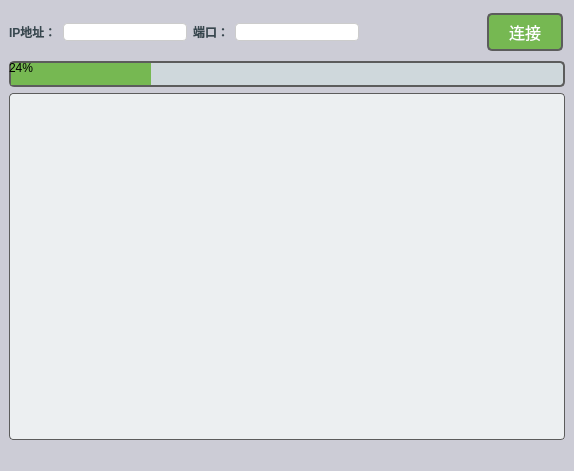
<?xml version="1.0" encoding="UTF-8"?>
<ui version="4.0">
 <class>MainWindow</class>
 <widget class="QMainWindow" name="MainWindow">
  <property name="geometry">
   <rect>
    <x>0</x>
    <y>0</y>
    <width>574</width>
    <height>471</height>
   </rect>
  </property>
  <property name="windowTitle">
   <string>MainWindow</string>
  </property>
  <property name="styleSheet">
   <string notr="true">* {
    background-color: #ccccd6; /* 远山紫背景色 */
	color:black;
}

QPushButton#btn_connect {
    border: 2px solid #5c5c5c;
    border-radius: 5px;
    background-color: #76b852; /* 更亮绿色以提高视觉吸引力 */
    color: white;
    padding: 5px 20px;
    text-align: center;
    text-decoration: none;
    font-size: 16px;
    margin: 4px 2px;
}

QPushButton#btn_connect:hover {
    background-color: #8DC26F; /* 鼠标悬停时的颜色变化 */
}

QLineEdit#lineEdit_port, QLineEdit#lineEdit_ip {
    border: 1px solid #ccc; /* 更细的边框 */
    border-radius: 4px; /* 圆角 */
    padding: 0 8px;
    background: #ffffff;
    selection-background-color: #b0bec5; /* 更柔和的选择背景色 */
	color:black;
}

QLabel#label_port, QLabel#label_ip {
    color: #37474F; /* 更深的字体颜色以提高可读性 */
    font-weight: bold;
}

QProgressBar {
    border: 2px solid #5c5c5c;
    border-radius: 5px;
    background-color: #CFD8DC; /* 更亮的背景色 */
}

QProgressBar::chunk {
    background-color: #76b852; /* 与按钮相同的绿色 */
    width: 20px; /* or whatever you like */
}
QTableView, QTreeView {
  border: 1px solid #5c5c5c;
  background-color: #ECEFF1;
  selection-background-color: #CFD8DC;
  selection-color: #37474F;
  font-family: &quot;Microsoft YaHei&quot;;
  font-size: 14px;
  border-radius: 4px;
color:black;
}

QHeaderView {
  background-color: #CFD8DC;
  border: 1px solid #CFD8DC;
  border-bottom: none;
  font-weight: bold;
  font-family: &quot;Microsoft YaHei&quot;;
  font-size: 12px;
  border-top-left-radius: 4px;
  border-top-right-radius: 4px;
}

QHeaderView::section {
  padding: 4px;
  border-right: 1px solid #CFD8DC;
  background-color: #B0BEC5;
}

QTableView::item, QTreeView::item {
    padding: 4px 8px;
    border-bottom: 1px solid #CFD8DC;
    border-radius: 2px;
 background-color: #6a8372; 
}

/* 鼠标悬停在项上时 */
QTableView::item:hover, QTreeView::item:hover {
    background-color: #a7a8bd; 
}

/* 选中项 */
QTableView::item:selected, QTreeView::item:selected {
    background-color: #B0BEC5; /* 浅褐色 */
    border: 1px solid #B0BEC5;
    color: #37474F; /* 设置选中文本颜色为黑色 */
}</string>
  </property>
  <widget class="QWidget" name="centralwidget">
   <layout class="QGridLayout" name="gridLayout">
    <item row="2" column="0">
     <widget class="QTreeView" name="treeView"/>
    </item>
    <item row="0" column="0">
     <layout class="QHBoxLayout" name="horizontalLayout">
      <item>
       <widget class="QLabel" name="label_ip">
        <property name="text">
         <string>IP地址：</string>
        </property>
       </widget>
      </item>
      <item>
       <widget class="QLineEdit" name="lineEdit_ip"/>
      </item>
      <item>
       <widget class="QLabel" name="label_port">
        <property name="text">
         <string>端口：</string>
        </property>
       </widget>
      </item>
      <item>
       <widget class="QLineEdit" name="lineEdit_port"/>
      </item>
      <item>
       <spacer name="h_spacer">
        <property name="orientation">
         <enum>Qt::Horizontal</enum>
        </property>
        <property name="sizeHint" stdset="0">
         <size>
          <width>40</width>
          <height>20</height>
         </size>
        </property>
       </spacer>
      </item>
      <item>
       <widget class="QPushButton" name="btn_connect">
        <property name="text">
         <string>连接</string>
        </property>
       </widget>
      </item>
     </layout>
    </item>
    <item row="1" column="0">
     <widget class="QProgressBar" name="progress">
      <property name="value">
       <number>24</number>
      </property>
     </widget>
    </item>
   </layout>
  </widget>
  <widget class="QMenuBar" name="menubar">
   <property name="geometry">
    <rect>
     <x>0</x>
     <y>0</y>
     <width>574</width>
     <height>21</height>
    </rect>
   </property>
  </widget>
  <widget class="QStatusBar" name="statusbar"/>
 </widget>
 <resources/>
 <connections/>
</ui>
